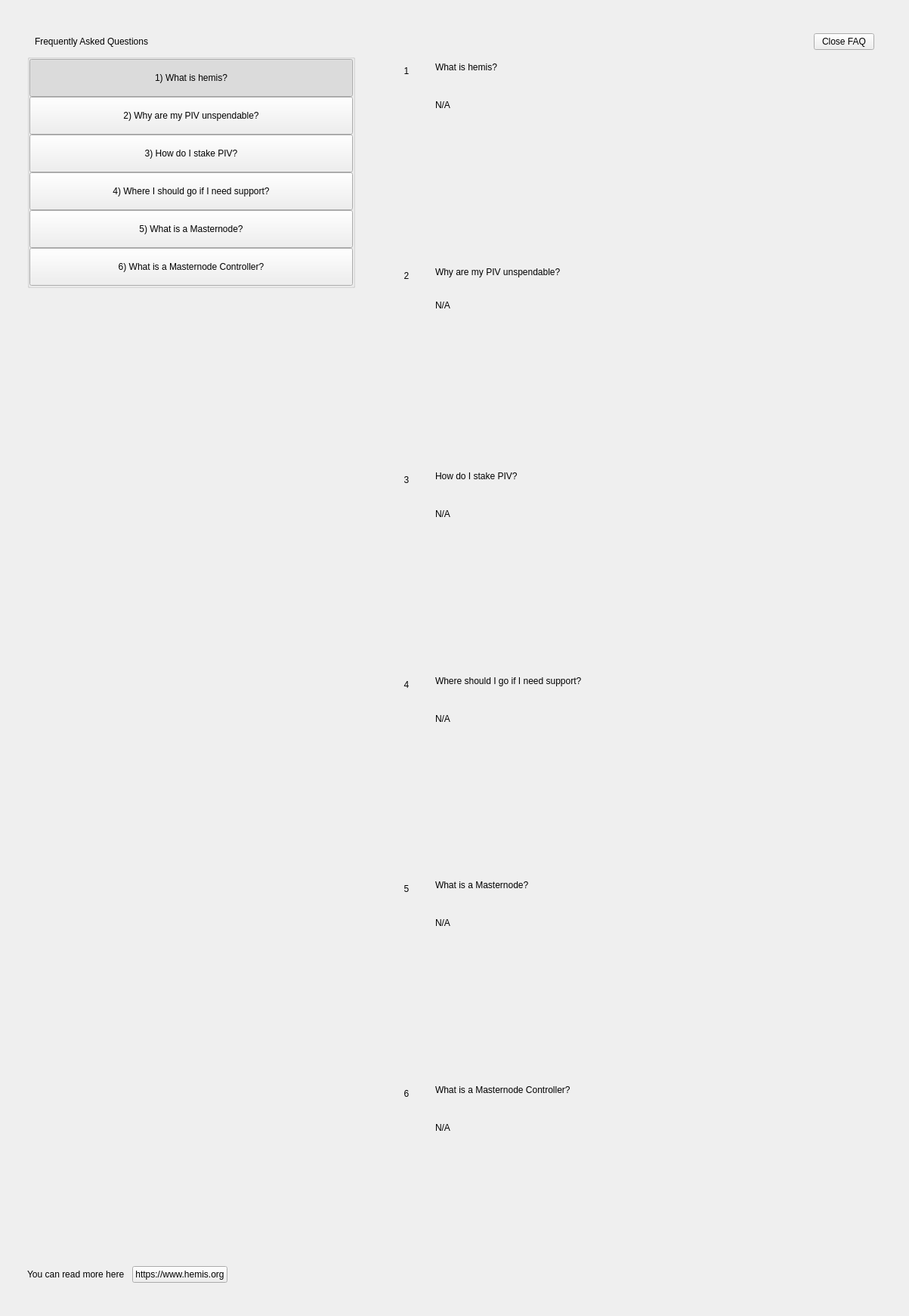
<?xml version="1.0" encoding="UTF-8"?>
<ui version="4.0">
 <class>SettingsFaqWidget</class>
 <widget class="QWidget" name="SettingsFaqWidget">
  <property name="geometry">
   <rect>
    <x>0</x>
    <y>0</y>
    <width>1203</width>
    <height>1741</height>
   </rect>
  </property>
  <property name="windowTitle">
   <string notr="true">N/A</string>
  </property>
  <layout class="QHBoxLayout" name="horizontalLayout" stretch="0">
   <property name="spacing">
    <number>0</number>
   </property>
   <property name="leftMargin">
    <number>0</number>
   </property>
   <property name="topMargin">
    <number>0</number>
   </property>
   <property name="rightMargin">
    <number>0</number>
   </property>
   <property name="bottomMargin">
    <number>0</number>
   </property>
   <item>
    <widget class="PFBorderImage" name="container">
     <layout class="QVBoxLayout" name="verticalLayoutcont">
      <property name="leftMargin">
       <number>36</number>
      </property>
      <property name="topMargin">
       <number>44</number>
      </property>
      <property name="rightMargin">
       <number>36</number>
      </property>
      <property name="bottomMargin">
       <number>44</number>
      </property>
      <item>
       <layout class="QHBoxLayout" name="horizontalLayout_3">
        <property name="spacing">
         <number>0</number>
        </property>
        <property name="leftMargin">
         <number>10</number>
        </property>
        <property name="rightMargin">
         <number>10</number>
        </property>
        <item>
         <widget class="QLabel" name="labelTitle">
          <property name="text">
           <string>Frequently Asked Questions</string>
          </property>
         </widget>
        </item>
        <item>
         <spacer name="horizontalSpacer">
          <property name="orientation">
           <enum>Qt::Horizontal</enum>
          </property>
          <property name="sizeHint" stdset="0">
           <size>
            <width>40</width>
            <height>20</height>
           </size>
          </property>
         </spacer>
        </item>
        <item>
         <widget class="QPushButton" name="pushButtonExit">
          <property name="text">
           <string>Close FAQ</string>
          </property>
         </widget>
        </item>
       </layout>
      </item>
      <item>
       <layout class="QHBoxLayout" name="horizontalLayout_6" stretch="2,0,3">
        <item>
         <widget class="QWidget" name="left" native="true">
          <layout class="QVBoxLayout" name="verticalLayout_3">
           <property name="leftMargin">
            <number>0</number>
           </property>
           <property name="topMargin">
            <number>0</number>
           </property>
           <property name="rightMargin">
            <number>0</number>
           </property>
           <property name="bottomMargin">
            <number>0</number>
           </property>
           <item>
            <layout class="QVBoxLayout" name="verticalLayout_2">
             <property name="spacing">
              <number>0</number>
             </property>
             <item>
              <widget class="QWidget" name="containerButtons" native="true">
               <layout class="QVBoxLayout" name="verticalLayout">
                <property name="spacing">
                 <number>0</number>
                </property>
                <property name="leftMargin">
                 <number>0</number>
                </property>
                <property name="topMargin">
                 <number>0</number>
                </property>
                <property name="rightMargin">
                 <number>0</number>
                </property>
                <property name="bottomMargin">
                 <number>0</number>
                </property>
                <item>
                 <widget class="QGroupBox" name="groupBox">
                  <property name="title">
                   <string/>
                  </property>
                  <layout class="QVBoxLayout" name="verticalLayout_9">
                   <property name="spacing">
                    <number>0</number>
                   </property>
                   <property name="leftMargin">
                    <number>0</number>
                   </property>
                   <property name="topMargin">
                    <number>0</number>
                   </property>
                   <property name="rightMargin">
                    <number>0</number>
                   </property>
                   <property name="bottomMargin">
                    <number>0</number>
                   </property>
                   <item>
                    <widget class="QPushButton" name="pushButton_Intro">
                     <property name="minimumSize">
                      <size>
                       <width>0</width>
                       <height>50</height>
                      </size>
                     </property>
                     <property name="maximumSize">
                      <size>
                       <width>16777215</width>
                       <height>50</height>
                      </size>
                     </property>
                     <property name="focusPolicy">
                      <enum>Qt::NoFocus</enum>
                     </property>
                     <property name="text">
                      <string>1) What is hemis?</string>
                     </property>
                     <property name="checkable">
                      <bool>true</bool>
                     </property>
                     <property name="checked">
                      <bool>true</bool>
                     </property>
                     <property name="autoExclusive">
                      <bool>true</bool>
                     </property>
                    </widget>
                   </item>
                   <item>
                    <widget class="QPushButton" name="pushButton_UnspendablePIV">
                     <property name="minimumSize">
                      <size>
                       <width>0</width>
                       <height>50</height>
                      </size>
                     </property>
                     <property name="maximumSize">
                      <size>
                       <width>16777215</width>
                       <height>50</height>
                      </size>
                     </property>
                     <property name="focusPolicy">
                      <enum>Qt::NoFocus</enum>
                     </property>
                     <property name="text">
                      <string>2) Why are my PIV unspendable?</string>
                     </property>
                     <property name="checkable">
                      <bool>true</bool>
                     </property>
                     <property name="autoExclusive">
                      <bool>true</bool>
                     </property>
                    </widget>
                   </item>
                   <item>
                    <widget class="QPushButton" name="pushButton_Stake">
                     <property name="minimumSize">
                      <size>
                       <width>0</width>
                       <height>50</height>
                      </size>
                     </property>
                     <property name="focusPolicy">
                      <enum>Qt::NoFocus</enum>
                     </property>
                     <property name="text">
                      <string>3) How do I stake PIV?</string>
                     </property>
                     <property name="checkable">
                      <bool>true</bool>
                     </property>
                     <property name="autoExclusive">
                      <bool>true</bool>
                     </property>
                    </widget>
                   </item>
                   <item>
                    <widget class="QPushButton" name="pushButton_Support">
                     <property name="minimumSize">
                      <size>
                       <width>0</width>
                       <height>50</height>
                      </size>
                     </property>
                     <property name="focusPolicy">
                      <enum>Qt::NoFocus</enum>
                     </property>
                     <property name="text">
                      <string>4) Where I should go if I need support?</string>
                     </property>
                     <property name="checkable">
                      <bool>true</bool>
                     </property>
                     <property name="autoExclusive">
                      <bool>true</bool>
                     </property>
                    </widget>
                   </item>
                   <item>
                    <widget class="QPushButton" name="pushButton_Masternode">
                     <property name="minimumSize">
                      <size>
                       <width>0</width>
                       <height>50</height>
                      </size>
                     </property>
                     <property name="focusPolicy">
                      <enum>Qt::NoFocus</enum>
                     </property>
                     <property name="text">
                      <string>5) What is a Masternode?</string>
                     </property>
                     <property name="checkable">
                      <bool>true</bool>
                     </property>
                     <property name="autoExclusive">
                      <bool>true</bool>
                     </property>
                    </widget>
                   </item>
                   <item>
                    <widget class="QPushButton" name="pushButton_MNController">
                     <property name="minimumSize">
                      <size>
                       <width>0</width>
                       <height>50</height>
                      </size>
                     </property>
                     <property name="focusPolicy">
                      <enum>Qt::NoFocus</enum>
                     </property>
                     <property name="text">
                      <string>6) What is a Masternode Controller?</string>
                     </property>
                     <property name="checkable">
                      <bool>true</bool>
                     </property>
                     <property name="autoExclusive">
                      <bool>true</bool>
                     </property>
                    </widget>
                   </item>
                  </layout>
                 </widget>
                </item>
               </layout>
              </widget>
             </item>
             <item>
              <spacer name="verticalSpacer">
               <property name="orientation">
                <enum>Qt::Vertical</enum>
               </property>
               <property name="sizeHint" stdset="0">
                <size>
                 <width>20</width>
                 <height>40</height>
                </size>
               </property>
              </spacer>
             </item>
             <item>
              <layout class="QHBoxLayout" name="horizontalLayout_2">
               <item>
                <widget class="QLabel" name="labelWebLink">
                 <property name="text">
                  <string>You can read more here</string>
                 </property>
                </widget>
               </item>
               <item>
                <spacer name="horizontalSpacer_4">
                 <property name="orientation">
                  <enum>Qt::Horizontal</enum>
                 </property>
                 <property name="sizeType">
                  <enum>QSizePolicy::Minimum</enum>
                 </property>
                 <property name="sizeHint" stdset="0">
                  <size>
                   <width>10</width>
                   <height>20</height>
                  </size>
                 </property>
                </spacer>
               </item>
               <item>
                <widget class="QPushButton" name="pushButtonWebLink">
                 <property name="focusPolicy">
                  <enum>Qt::NoFocus</enum>
                 </property>
                 <property name="text">
                  <string notr="true">https://www.hemis.org</string>
                 </property>
                </widget>
               </item>
               <item>
                <spacer name="horizontalSpacer_2">
                 <property name="orientation">
                  <enum>Qt::Horizontal</enum>
                 </property>
                 <property name="sizeHint" stdset="0">
                  <size>
                   <width>40</width>
                   <height>20</height>
                  </size>
                 </property>
                </spacer>
               </item>
              </layout>
             </item>
            </layout>
           </item>
          </layout>
         </widget>
        </item>
        <item>
         <spacer name="horizontalSpacer_3">
          <property name="orientation">
           <enum>Qt::Horizontal</enum>
          </property>
          <property name="sizeType">
           <enum>QSizePolicy::Minimum</enum>
          </property>
          <property name="sizeHint" stdset="0">
           <size>
            <width>40</width>
            <height>20</height>
           </size>
          </property>
         </spacer>
        </item>
        <item>
         <widget class="QWidget" name="right" native="true">
          <layout class="QVBoxLayout" name="verticalLayout_5">
           <property name="leftMargin">
            <number>0</number>
           </property>
           <property name="topMargin">
            <number>0</number>
           </property>
           <property name="rightMargin">
            <number>0</number>
           </property>
           <property name="bottomMargin">
            <number>0</number>
           </property>
           <item>
            <layout class="QVBoxLayout" name="verticalLayout_6">
             <property name="spacing">
              <number>0</number>
             </property>
             <item>
              <widget class="QScrollArea" name="scrollAreaFaq">
               <property name="styleSheet">
                <string notr="true">#scrollAreaFaq { background:transparent; }</string>
               </property>
               <property name="horizontalScrollBarPolicy">
                <enum>Qt::ScrollBarAlwaysOff</enum>
               </property>
               <property name="sizeAdjustPolicy">
                <enum>QAbstractScrollArea::AdjustIgnored</enum>
               </property>
               <property name="widgetResizable">
                <bool>true</bool>
               </property>
               <property name="alignment">
                <set>Qt::AlignLeading|Qt::AlignLeft|Qt::AlignTop</set>
               </property>
               <widget class="QWidget" name="scrollAreaWidgetContents">
                <property name="geometry">
                 <rect>
                  <x>0</x>
                  <y>0</y>
                  <width>642</width>
                  <height>1614</height>
                 </rect>
                </property>
                <property name="autoFillBackground">
                 <bool>false</bool>
                </property>
                <property name="styleSheet">
                 <string notr="true">#scrollAreaWidgetContents { background:transparent; }</string>
                </property>
                <layout class="QVBoxLayout" name="verticalLayout_7">
                 <property name="spacing">
                  <number>0</number>
                 </property>
                 <property name="sizeConstraint">
                  <enum>QLayout::SetDefaultConstraint</enum>
                 </property>
                 <property name="leftMargin">
                  <number>0</number>
                 </property>
                 <property name="topMargin">
                  <number>0</number>
                 </property>
                 <property name="rightMargin">
                  <number>0</number>
                 </property>
                 <property name="bottomMargin">
                  <number>0</number>
                 </property>
                 <item>
                  <widget class="QWidget" name="widget_Intro" native="true">
                   <property name="minimumSize">
                    <size>
                     <width>300</width>
                     <height>0</height>
                    </size>
                   </property>
                   <layout class="QHBoxLayout" name="horizontalLayout_Intro" stretch="0,1">
                    <item alignment="Qt::AlignTop">
                     <widget class="QLabel" name="labelNumber_Intro">
                      <property name="minimumSize">
                       <size>
                        <width>24</width>
                        <height>24</height>
                       </size>
                      </property>
                      <property name="maximumSize">
                       <size>
                        <width>16777215</width>
                        <height>24</height>
                       </size>
                      </property>
                      <property name="text">
                       <string>1</string>
                      </property>
                      <property name="alignment">
                       <set>Qt::AlignCenter</set>
                      </property>
                     </widget>
                    </item>
                    <item>
                     <layout class="QVBoxLayout" name="verticalLayout_Intro">
                      <property name="leftMargin">
                       <number>20</number>
                      </property>
                      <property name="rightMargin">
                       <number>20</number>
                      </property>
                      <item>
                       <widget class="QLabel" name="labelSubtitle_Intro">
                        <property name="text">
                         <string>What is hemis?</string>
                        </property>
                        <property name="wordWrap">
                         <bool>true</bool>
                        </property>
                       </widget>
                      </item>
                      <item>
                       <spacer name="verticalSpacer1_Intro">
                        <property name="orientation">
                         <enum>Qt::Vertical</enum>
                        </property>
                        <property name="sizeType">
                         <enum>QSizePolicy::Fixed</enum>
                        </property>
                        <property name="sizeHint" stdset="0">
                         <size>
                          <width>20</width>
                          <height>30</height>
                         </size>
                        </property>
                       </spacer>
                      </item>
                      <item>
                       <widget class="QLabel" name="labelContent_Intro">
                        <property name="text">
                         <string notr="true">N/A</string>
                        </property>
                        <property name="alignment">
                         <set>Qt::AlignLeading|Qt::AlignLeft|Qt::AlignTop</set>
                        </property>
                        <property name="wordWrap">
                         <bool>true</bool>
                        </property>
                       </widget>
                      </item>
                      <item>
                       <spacer name="verticalSpacer2_Intro">
                        <property name="orientation">
                         <enum>Qt::Vertical</enum>
                        </property>
                        <property name="sizeHint" stdset="0">
                         <size>
                          <width>20</width>
                          <height>20</height>
                         </size>
                        </property>
                       </spacer>
                      </item>
                     </layout>
                    </item>
                   </layout>
                  </widget>
                 </item>
                 <item>
                  <widget class="QWidget" name="widget_UnspendablePIV" native="true">
                   <layout class="QHBoxLayout" name="horizontalPage_UnspendablePIV" stretch="0,1">
                    <item alignment="Qt::AlignTop">
                     <widget class="QLabel" name="labelNumber_UnspendablePIV">
                      <property name="minimumSize">
                       <size>
                        <width>24</width>
                        <height>24</height>
                       </size>
                      </property>
                      <property name="maximumSize">
                       <size>
                        <width>16777215</width>
                        <height>24</height>
                       </size>
                      </property>
                      <property name="text">
                       <string>2</string>
                      </property>
                      <property name="alignment">
                       <set>Qt::AlignCenter</set>
                      </property>
                     </widget>
                    </item>
                    <item>
                     <layout class="QVBoxLayout" name="verticalLayout_UnspendablePIV">
                      <property name="spacing">
                       <number>0</number>
                      </property>
                      <property name="leftMargin">
                       <number>20</number>
                      </property>
                      <property name="rightMargin">
                       <number>20</number>
                      </property>
                      <item>
                       <widget class="QLabel" name="labelSubtitle_UnspendablePIV">
                        <property name="text">
                         <string>Why are my PIV unspendable?</string>
                        </property>
                        <property name="wordWrap">
                         <bool>true</bool>
                        </property>
                       </widget>
                      </item>
                      <item>
                       <spacer name="verticalSpacer1_UnspendablePIV">
                        <property name="orientation">
                         <enum>Qt::Vertical</enum>
                        </property>
                        <property name="sizeType">
                         <enum>QSizePolicy::Fixed</enum>
                        </property>
                        <property name="sizeHint" stdset="0">
                         <size>
                          <width>20</width>
                          <height>30</height>
                         </size>
                        </property>
                       </spacer>
                      </item>
                      <item>
                       <widget class="QLabel" name="labelContent_UnspendablePIV">
                        <property name="text">
                         <string notr="true">N/A</string>
                        </property>
                        <property name="alignment">
                         <set>Qt::AlignLeading|Qt::AlignLeft|Qt::AlignTop</set>
                        </property>
                        <property name="wordWrap">
                         <bool>true</bool>
                        </property>
                       </widget>
                      </item>
                      <item>
                       <spacer name="verticalSpacer2_UnspendablePIV">
                        <property name="orientation">
                         <enum>Qt::Vertical</enum>
                        </property>
                        <property name="sizeHint" stdset="0">
                         <size>
                          <width>20</width>
                          <height>20</height>
                         </size>
                        </property>
                       </spacer>
                      </item>
                     </layout>
                    </item>
                   </layout>
                  </widget>
                 </item>
                 <item>
                  <widget class="QWidget" name="widget_Stake" native="true">
                   <layout class="QHBoxLayout" name="horizontalpage_Stake" stretch="0,1">
                    <item alignment="Qt::AlignTop">
                     <widget class="QLabel" name="labelNumber_Stake">
                      <property name="minimumSize">
                       <size>
                        <width>24</width>
                        <height>24</height>
                       </size>
                      </property>
                      <property name="maximumSize">
                       <size>
                        <width>16777215</width>
                        <height>24</height>
                       </size>
                      </property>
                      <property name="text">
                       <string>3</string>
                      </property>
                      <property name="alignment">
                       <set>Qt::AlignCenter</set>
                      </property>
                     </widget>
                    </item>
                    <item>
                     <layout class="QVBoxLayout" name="verticalLayoutpage_Stake">
                      <property name="leftMargin">
                       <number>20</number>
                      </property>
                      <property name="rightMargin">
                       <number>20</number>
                      </property>
                      <item>
                       <widget class="QLabel" name="labelSubtitle_Stake">
                        <property name="text">
                         <string>How do I stake PIV?</string>
                        </property>
                        <property name="wordWrap">
                         <bool>true</bool>
                        </property>
                       </widget>
                      </item>
                      <item>
                       <spacer name="verticalSpacer1_Stake">
                        <property name="orientation">
                         <enum>Qt::Vertical</enum>
                        </property>
                        <property name="sizeType">
                         <enum>QSizePolicy::Fixed</enum>
                        </property>
                        <property name="sizeHint" stdset="0">
                         <size>
                          <width>20</width>
                          <height>30</height>
                         </size>
                        </property>
                       </spacer>
                      </item>
                      <item>
                       <widget class="QLabel" name="labelContent_Stake">
                        <property name="text">
                         <string notr="true">N/A</string>
                        </property>
                        <property name="alignment">
                         <set>Qt::AlignLeading|Qt::AlignLeft|Qt::AlignTop</set>
                        </property>
                        <property name="wordWrap">
                         <bool>true</bool>
                        </property>
                       </widget>
                      </item>
                      <item>
                       <spacer name="verticalSpacer2_Stake">
                        <property name="orientation">
                         <enum>Qt::Vertical</enum>
                        </property>
                        <property name="sizeHint" stdset="0">
                         <size>
                          <width>20</width>
                          <height>20</height>
                         </size>
                        </property>
                       </spacer>
                      </item>
                     </layout>
                    </item>
                   </layout>
                  </widget>
                 </item>
                 <item>
                  <widget class="QWidget" name="widget_Support" native="true">
                   <layout class="QHBoxLayout" name="horizontalpage_Support" stretch="0,1">
                    <item alignment="Qt::AlignTop">
                     <widget class="QLabel" name="labelNumber_Support">
                      <property name="minimumSize">
                       <size>
                        <width>24</width>
                        <height>24</height>
                       </size>
                      </property>
                      <property name="maximumSize">
                       <size>
                        <width>16777215</width>
                        <height>24</height>
                       </size>
                      </property>
                      <property name="text">
                       <string>4</string>
                      </property>
                      <property name="alignment">
                       <set>Qt::AlignCenter</set>
                      </property>
                     </widget>
                    </item>
                    <item>
                     <layout class="QVBoxLayout" name="verticalLayoutpage_Support">
                      <property name="leftMargin">
                       <number>20</number>
                      </property>
                      <property name="rightMargin">
                       <number>20</number>
                      </property>
                      <item>
                       <widget class="QLabel" name="labelSubtitle_Support">
                        <property name="text">
                         <string>Where should I go if I need support?</string>
                        </property>
                        <property name="wordWrap">
                         <bool>true</bool>
                        </property>
                       </widget>
                      </item>
                      <item>
                       <spacer name="verticalSpacer1_Support">
                        <property name="orientation">
                         <enum>Qt::Vertical</enum>
                        </property>
                        <property name="sizeType">
                         <enum>QSizePolicy::Fixed</enum>
                        </property>
                        <property name="sizeHint" stdset="0">
                         <size>
                          <width>20</width>
                          <height>30</height>
                         </size>
                        </property>
                       </spacer>
                      </item>
                      <item>
                       <widget class="QLabel" name="labelContent_Support">
                        <property name="text">
                         <string notr="true">N/A</string>
                        </property>
                        <property name="alignment">
                         <set>Qt::AlignLeading|Qt::AlignLeft|Qt::AlignTop</set>
                        </property>
                        <property name="wordWrap">
                         <bool>true</bool>
                        </property>
                       </widget>
                      </item>
                      <item>
                       <spacer name="verticalSpacer2_Support">
                        <property name="orientation">
                         <enum>Qt::Vertical</enum>
                        </property>
                        <property name="sizeHint" stdset="0">
                         <size>
                          <width>20</width>
                          <height>20</height>
                         </size>
                        </property>
                       </spacer>
                      </item>
                     </layout>
                    </item>
                   </layout>
                  </widget>
                 </item>
                 <item>
                  <widget class="QWidget" name="widget_Masternode" native="true">
                   <layout class="QHBoxLayout" name="horizontalpage_Masternode" stretch="0,1">
                    <item alignment="Qt::AlignTop">
                     <widget class="QLabel" name="labelNumber_Masternode">
                      <property name="minimumSize">
                       <size>
                        <width>24</width>
                        <height>24</height>
                       </size>
                      </property>
                      <property name="maximumSize">
                       <size>
                        <width>16777215</width>
                        <height>24</height>
                       </size>
                      </property>
                      <property name="text">
                       <string>5</string>
                      </property>
                      <property name="alignment">
                       <set>Qt::AlignCenter</set>
                      </property>
                     </widget>
                    </item>
                    <item>
                     <layout class="QVBoxLayout" name="verticalLayoutpage_Masternode">
                      <property name="leftMargin">
                       <number>20</number>
                      </property>
                      <property name="rightMargin">
                       <number>20</number>
                      </property>
                      <item>
                       <widget class="QLabel" name="labelSubtitle_Masternode">
                        <property name="text">
                         <string>What is a Masternode?</string>
                        </property>
                        <property name="wordWrap">
                         <bool>true</bool>
                        </property>
                       </widget>
                      </item>
                      <item>
                       <spacer name="verticalSpacer1_Masternode">
                        <property name="orientation">
                         <enum>Qt::Vertical</enum>
                        </property>
                        <property name="sizeType">
                         <enum>QSizePolicy::Fixed</enum>
                        </property>
                        <property name="sizeHint" stdset="0">
                         <size>
                          <width>20</width>
                          <height>30</height>
                         </size>
                        </property>
                       </spacer>
                      </item>
                      <item>
                       <widget class="QLabel" name="labelContent_Masternode">
                        <property name="text">
                         <string notr="true">N/A</string>
                        </property>
                        <property name="alignment">
                         <set>Qt::AlignLeading|Qt::AlignLeft|Qt::AlignTop</set>
                        </property>
                        <property name="wordWrap">
                         <bool>true</bool>
                        </property>
                       </widget>
                      </item>
                      <item>
                       <spacer name="verticalSpacer2_Masternode">
                        <property name="orientation">
                         <enum>Qt::Vertical</enum>
                        </property>
                        <property name="sizeHint" stdset="0">
                         <size>
                          <width>20</width>
                          <height>20</height>
                         </size>
                        </property>
                       </spacer>
                      </item>
                     </layout>
                    </item>
                   </layout>
                  </widget>
                 </item>
                 <item>
                  <widget class="QWidget" name="widget_MNController" native="true">
                   <layout class="QHBoxLayout" name="horizontalpage_MNController" stretch="0,1">
                    <item alignment="Qt::AlignTop">
                     <widget class="QLabel" name="labelNumber_MNController">
                      <property name="minimumSize">
                       <size>
                        <width>24</width>
                        <height>24</height>
                       </size>
                      </property>
                      <property name="maximumSize">
                       <size>
                        <width>16777215</width>
                        <height>24</height>
                       </size>
                      </property>
                      <property name="text">
                       <string>6</string>
                      </property>
                      <property name="alignment">
                       <set>Qt::AlignCenter</set>
                      </property>
                     </widget>
                    </item>
                    <item>
                     <layout class="QVBoxLayout" name="verticalLayoutpage_MNController">
                      <property name="leftMargin">
                       <number>20</number>
                      </property>
                      <property name="rightMargin">
                       <number>20</number>
                      </property>
                      <item>
                       <widget class="QLabel" name="labelSubtitle_MNController">
                        <property name="text">
                         <string>What is a Masternode Controller?</string>
                        </property>
                        <property name="wordWrap">
                         <bool>true</bool>
                        </property>
                       </widget>
                      </item>
                      <item>
                       <spacer name="verticalSpacer1_MNController">
                        <property name="orientation">
                         <enum>Qt::Vertical</enum>
                        </property>
                        <property name="sizeType">
                         <enum>QSizePolicy::Fixed</enum>
                        </property>
                        <property name="sizeHint" stdset="0">
                         <size>
                          <width>20</width>
                          <height>30</height>
                         </size>
                        </property>
                       </spacer>
                      </item>
                      <item>
                       <widget class="QLabel" name="labelContent_MNController">
                        <property name="text">
                         <string notr="true">N/A</string>
                        </property>
                        <property name="alignment">
                         <set>Qt::AlignLeading|Qt::AlignLeft|Qt::AlignTop</set>
                        </property>
                        <property name="wordWrap">
                         <bool>true</bool>
                        </property>
                       </widget>
                      </item>
                      <item>
                       <spacer name="verticalSpacer2_MNController">
                        <property name="orientation">
                         <enum>Qt::Vertical</enum>
                        </property>
                        <property name="sizeHint" stdset="0">
                         <size>
                          <width>20</width>
                          <height>20</height>
                         </size>
                        </property>
                       </spacer>
                      </item>
                     </layout>
                    </item>
                   </layout>
                  </widget>
                 </item>
                </layout>
               </widget>
              </widget>
             </item>
            </layout>
           </item>
          </layout>
         </widget>
        </item>
       </layout>
      </item>
     </layout>
    </widget>
   </item>
  </layout>
 </widget>
 <customwidgets>
  <customwidget>
   <class>PFBorderImage</class>
   <extends>QFrame</extends>
   <header>qt/hemis/pfborderimage.h</header>
   <container>1</container>
  </customwidget>
 </customwidgets>
 <resources/>
 <connections/>
</ui>
